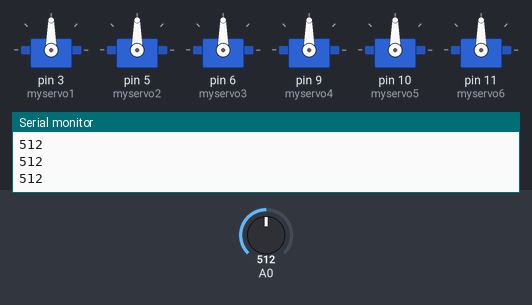
A sketch run on a simulated Arduino Uno, built with avr-gcc and run on an emulated ATmega328P. On the bench: 6 × servo, the last lines printed to the serial monitor. Inputs (shaded band) come from the test bench; at power-on: A0 = 512.

Above: at 1.3 s.
1.4 s: A0 set to 888
3.2 s: A0 set to 916
At 4.76 s:
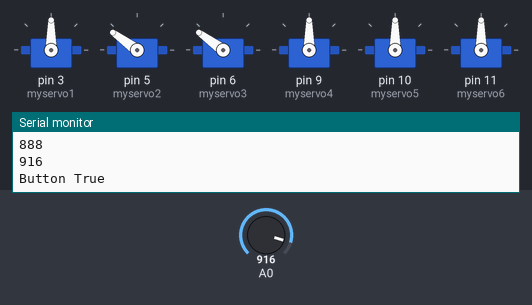
6.2 s: A0 set to 900
At 7.5 s:
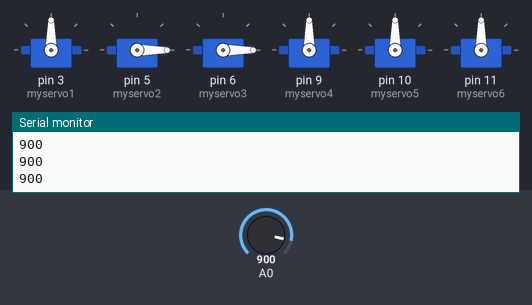
Timing chart, 0 to 9.2 s (numbered marks = the images above; inputs shaded):
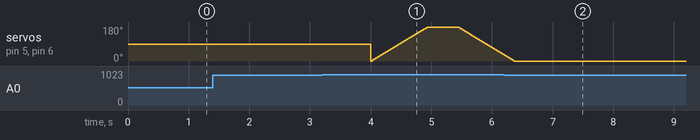

Measured:
- the behaviour switches between 900 and 901 on A0 (found by bisection; images 0 and 1)
- after the input at 6.2 s, servo on pin 5 (myservo2), servo on pin 6 (myservo3): goes on until 6.4 s, then stays 0°

The sketch:

servoBag.ino
```cpp
/* Sweep
 http://www.arduino.cc/en/Tutorial/Sweep
*/

#include <Servo.h>
Servo myservo1;  // create servo object to control a servo
Servo myservo2;
Servo myservo3;
Servo myservo4;
Servo myservo5;
Servo myservo6;

boolean btnTouch = false;

//int pos = 0;

void setup() {
  Serial.begin(9600);

  myservo1.attach(3);  // attaches the servo on pins
  myservo2.attach(5);
  myservo3.attach(6);
  myservo4.attach(9);
  myservo5.attach(10);
  myservo6.attach(11);
}

void loop() {
  int sensor=analogRead(A0);
  Serial.println(sensor);
  delay(500);

  if(sensor > 900) {
    btnTouch = !btnTouch;
    if(btnTouch) {
      Serial.println("Button True");
      for (int pos = 0; pos <= 180; pos += 1) { // goes from 0 degrees to 180 degrees
        myservo2.write(pos);              // tell servo to go to position in variable 'pos'
        myservo3.write(pos);
        delay(5);                       // waits 15ms for the servo to reach the position
      }
    } else {
      Serial.println("Button False");
      for (int pos = 180; pos >= 0; pos -= 1) { // goes from 180 degrees to 0 degrees
        myservo2.write(pos);              // tell servo to go to position in variable 'pos'
        myservo3.write(pos);
        delay(5);                       // waits 15ms for the servo to reach the position
      }
    }
  }
}

void showPanels() {
  // TODO
}

void hidePanels() {
  // TODO
}
```
